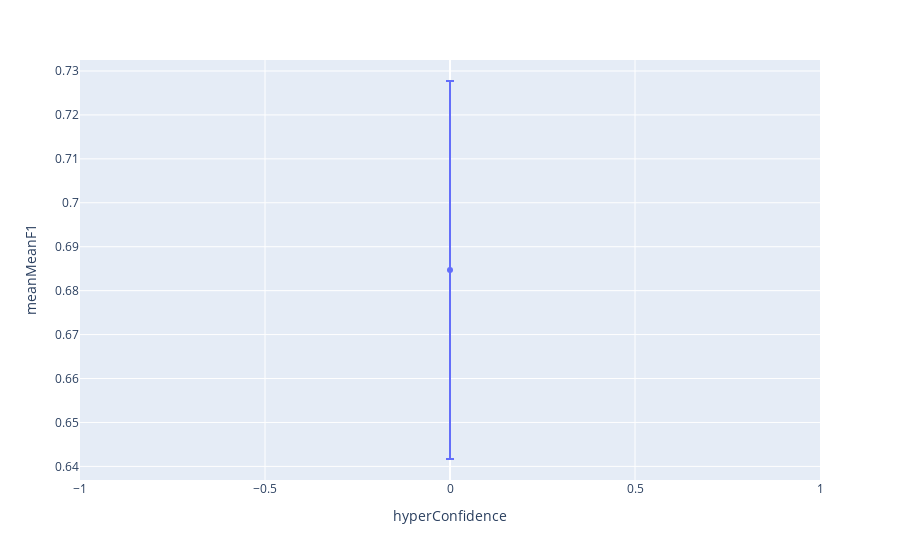

The notebook cell this image was saved under:
### Code cell
aux=hyperParams[(hyperParams.hyperThres==optimal.hyperThres)&(hyperParams.hyperDepth==optimal.hyperDepth)&
                (hyperParams.hyperDuration==optimal.hyperDuration)&(hyperParams.hyperClose==optimal.hyperClose)].reset_index(drop=True)
px.scatter(aux,x='hyperConfidence',y='meanMeanF1',error_y='stdMeanF1')

### Figure 1 — Plotly figure (JSON) as saved in the notebook; plotly's stock layout.template omitted (floating-point values rounded to 4 significant figures)
{"data": [{"error_y": {"array": [0.04302]}, "hovertemplate": "hyperConfidence=%{x}<br>meanMeanF1=%{y}<extra></extra>", "legendgroup": "", "marker": {"color": "#636efa", "symbol": "circle"}, "mode": "markers", "name": "", "orientation": "v", "showlegend": false, "type": "scatter", "x": [0], "xaxis": "x", "y": [0.6847], "yaxis": "y"}], "layout": {"legend": {"tracegroupgap": 0}, "margin": {"t": 60}, "xaxis": {"anchor": "y", "domain": [0, 1], "title": {"text": "hyperConfidence"}}, "yaxis": {"anchor": "x", "domain": [0, 1], "title": {"text": "meanMeanF1"}}}}
